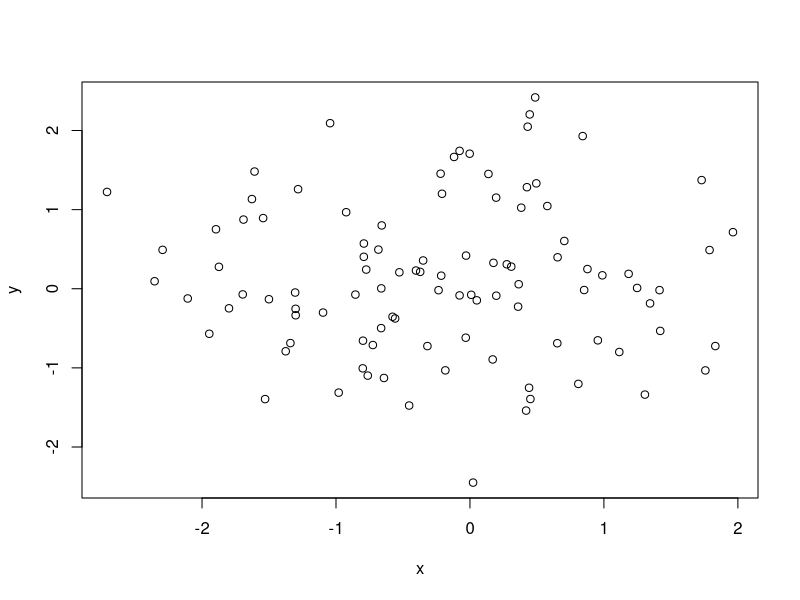
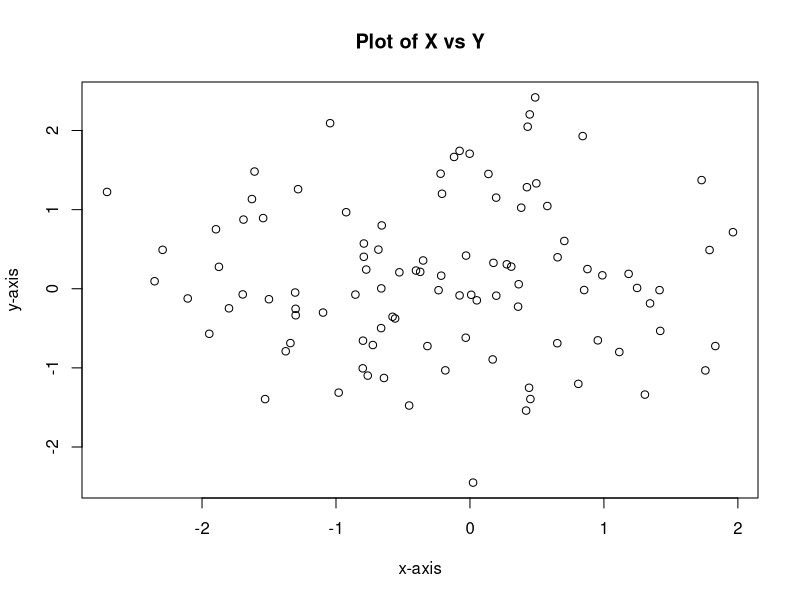
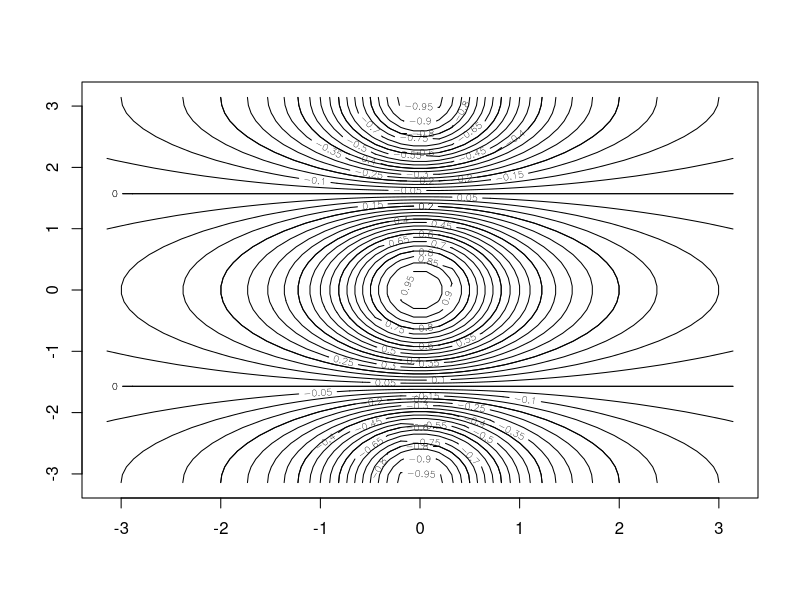
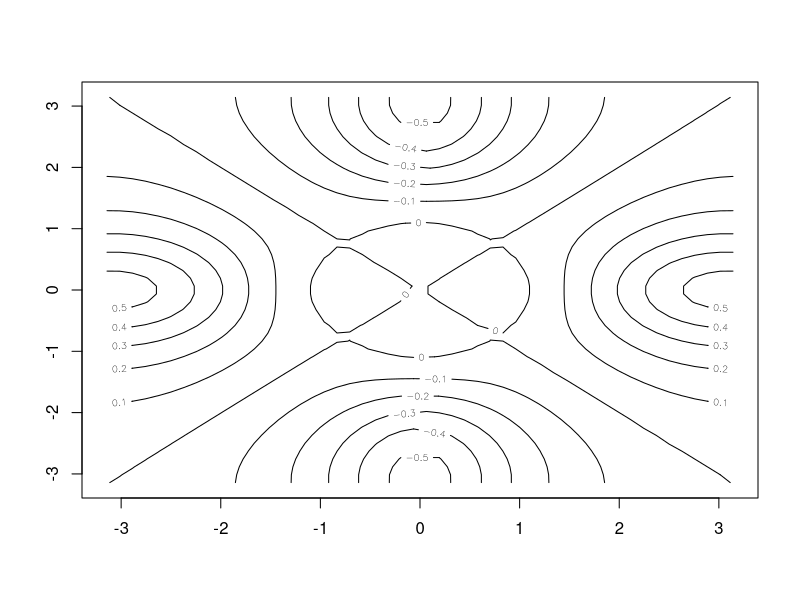
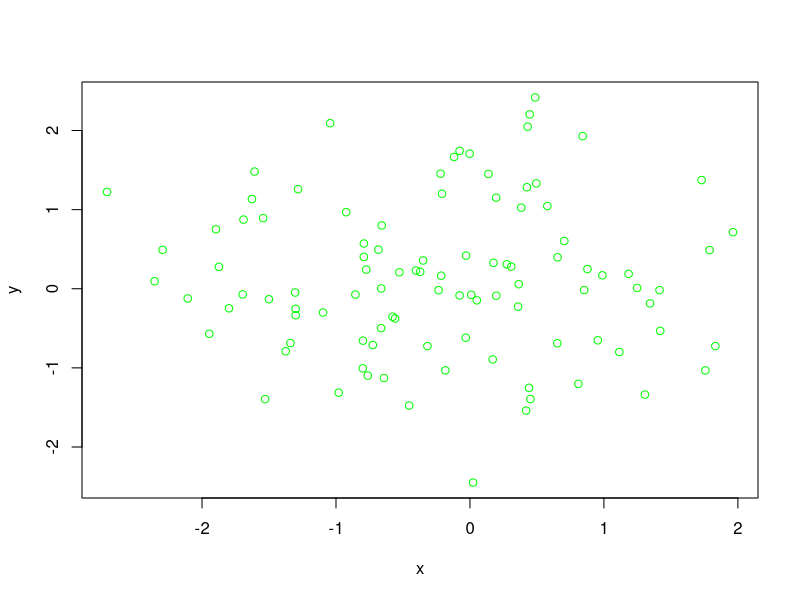

Source code (R) for these figures, in order:
x <- rnorm(100)
y <- rnorm(100)
plot(x, y)
plot(x, y, xlab = "x-axis", ylab = "y-axis", main = "Plot of X vs Y")

# save the output
jpeg("Figure.jpg")
plot(x, y, col = "green")
dev.off()

# contour plot
x <- seq(-pi, pi, length = 50)
y <- x
f <- outer(x, y, function(x, y) cos(y)/(1 + x^2))
contour(x, y, f)
contour(x, y, f, nlevels = 45, add = T)
fa = (f - t(f)) / 2
contour(x, y, fa, nlevels = 15)
